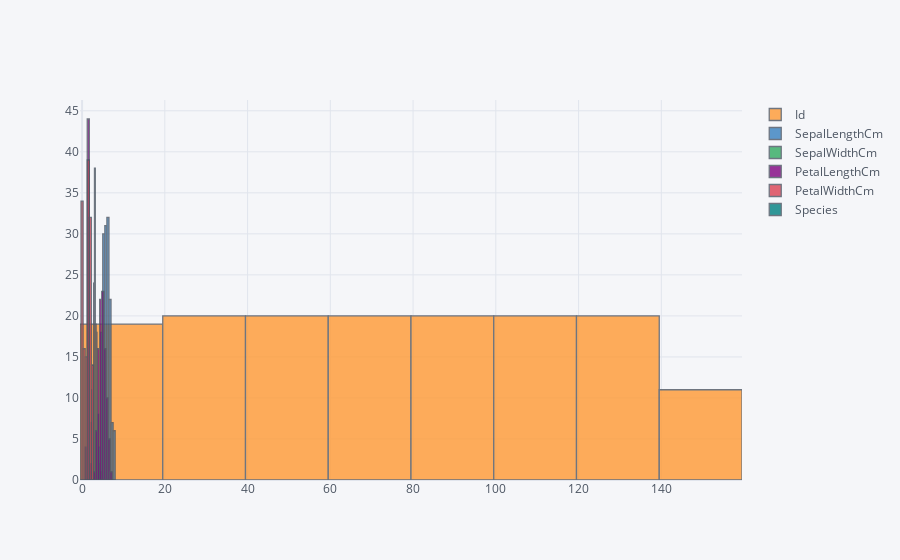

Here is the notebook cell this chart was saved with:
### Code cell
ir.iplot( kind="hist", x='SepalLengthCm')

### Figure 1 — Plotly figure (JSON) as saved in the notebook; plotly's stock layout.template omitted (floating-point values rounded to 4 significant figures; data arrays with more than 128 entries replaced by an {"elided": "..."} marker saying what was removed)
{"data": [{"histfunc": "count", "histnorm": "", "marker": {"color": "rgba(255, 153, 51, 1.0)", "line": {"color": "#4D5663", "width": 1.3}}, "name": "Id", "opacity": 0.8, "orientation": "v", "type": "histogram", "x": {"elided": "150 int values"}}, {"histfunc": "count", "histnorm": "", "marker": {"color": "rgba(55, 128, 191, 1.0)", "line": {"color": "#4D5663", "width": 1.3}}, "name": "SepalLengthCm", "opacity": 0.8, "orientation": "v", "type": "histogram", "x": {"elided": "150 float values"}}, {"histfunc": "count", "histnorm": "", "marker": {"color": "rgba(50, 171, 96, 1.0)", "line": {"color": "#4D5663", "width": 1.3}}, "name": "SepalWidthCm", "opacity": 0.8, "orientation": "v", "type": "histogram", "x": {"elided": "150 float values"}}, {"histfunc": "count", "histnorm": "", "marker": {"color": "rgba(128, 0, 128, 1.0)", "line": {"color": "#4D5663", "width": 1.3}}, "name": "PetalLengthCm", "opacity": 0.8, "orientation": "v", "type": "histogram", "x": {"elided": "150 float values"}}, {"histfunc": "count", "histnorm": "", "marker": {"color": "rgba(219, 64, 82, 1.0)", "line": {"color": "#4D5663", "width": 1.3}}, "name": "PetalWidthCm", "opacity": 0.8, "orientation": "v", "type": "histogram", "x": {"elided": "150 float values"}}, {"histfunc": "count", "histnorm": "", "marker": {"color": "rgba(0, 128, 128, 1.0)", "line": {"color": "#4D5663", "width": 1.3}}, "name": "Species", "opacity": 0.8, "orientation": "v", "type": "histogram", "x": {"elided": "150 str values"}}], "layout": {"barmode": "overlay", "legend": {"bgcolor": "#F5F6F9", "font": {"color": "#4D5663"}}, "paper_bgcolor": "#F5F6F9", "plot_bgcolor": "#F5F6F9", "title": {"font": {"color": "#4D5663"}}, "xaxis": {"gridcolor": "#E1E5ED", "showgrid": true, "tickfont": {"color": "#4D5663"}, "title": {"font": {"color": "#4D5663"}, "text": ""}, "zerolinecolor": "#E1E5ED"}, "yaxis": {"gridcolor": "#E1E5ED", "showgrid": true, "tickfont": {"color": "#4D5663"}, "title": {"font": {"color": "#4D5663"}, "text": ""}, "zerolinecolor": "#E1E5ED"}}}
